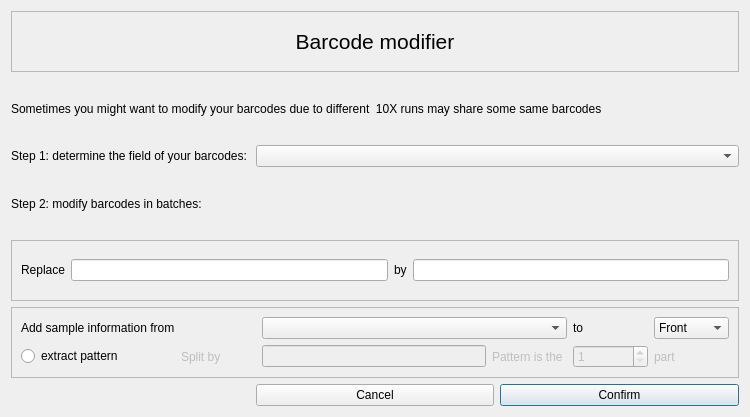
<?xml version="1.0" encoding="UTF-8"?>
<ui version="4.0">
 <class>BarcodeDialog</class>
 <widget class="QDialog" name="BarcodeDialog">
  <property name="geometry">
   <rect>
    <x>0</x>
    <y>0</y>
    <width>750</width>
    <height>417</height>
   </rect>
  </property>
  <property name="windowTitle">
   <string>Dialog</string>
  </property>
  <layout class="QGridLayout" name="gridLayout_4">
   <item row="0" column="0" colspan="3">
    <widget class="QFrame" name="frame">
     <property name="frameShape">
      <enum>QFrame::StyledPanel</enum>
     </property>
     <property name="frameShadow">
      <enum>QFrame::Raised</enum>
     </property>
     <layout class="QGridLayout" name="gridLayout">
      <item row="0" column="0">
       <widget class="QLabel" name="label_2">
        <property name="font">
         <font>
          <pointsize>16</pointsize>
         </font>
        </property>
        <property name="text">
         <string>Barcode modifier</string>
        </property>
        <property name="alignment">
         <set>Qt::AlignCenter</set>
        </property>
       </widget>
      </item>
     </layout>
    </widget>
   </item>
   <item row="1" column="0" colspan="3">
    <widget class="QLabel" name="label">
     <property name="text">
      <string>Sometimes you might want to modify your barcodes due to different  10X runs may share some same barcodes</string>
     </property>
    </widget>
   </item>
   <item row="2" column="0">
    <widget class="QLabel" name="label_3">
     <property name="text">
      <string>Step 1: determine the field of your barcodes:</string>
     </property>
    </widget>
   </item>
   <item row="2" column="1" colspan="2">
    <widget class="QComboBox" name="comboBoxBarcode"/>
   </item>
   <item row="3" column="0">
    <widget class="QLabel" name="label_4">
     <property name="text">
      <string>Step 2: modify barcodes in batches:</string>
     </property>
    </widget>
   </item>
   <item row="4" column="0" colspan="3">
    <widget class="QFrame" name="frame_2">
     <property name="frameShape">
      <enum>QFrame::StyledPanel</enum>
     </property>
     <property name="frameShadow">
      <enum>QFrame::Raised</enum>
     </property>
     <layout class="QGridLayout" name="gridLayout_3">
      <item row="0" column="3">
       <widget class="QLineEdit" name="lineEditRep"/>
      </item>
      <item row="0" column="0">
       <widget class="QLabel" name="label_5">
        <property name="text">
         <string>Replace</string>
        </property>
       </widget>
      </item>
      <item row="0" column="1">
       <widget class="QLineEdit" name="lineEditDel"/>
      </item>
      <item row="0" column="2">
       <widget class="QLabel" name="label_6">
        <property name="text">
         <string>by</string>
        </property>
       </widget>
      </item>
     </layout>
    </widget>
   </item>
   <item row="6" column="1">
    <widget class="QPushButton" name="pushButtonCancel">
     <property name="text">
      <string>Cancel</string>
     </property>
    </widget>
   </item>
   <item row="6" column="2">
    <widget class="QPushButton" name="pushButtonConfirm">
     <property name="text">
      <string>Confirm</string>
     </property>
     <property name="default">
      <bool>true</bool>
     </property>
    </widget>
   </item>
   <item row="5" column="0" colspan="3">
    <widget class="QFrame" name="frame_3">
     <property name="frameShape">
      <enum>QFrame::StyledPanel</enum>
     </property>
     <property name="frameShadow">
      <enum>QFrame::Raised</enum>
     </property>
     <layout class="QGridLayout" name="gridLayout_2">
      <item row="0" column="0">
       <widget class="QLabel" name="label_7">
        <property name="text">
         <string>Add sample information from</string>
        </property>
       </widget>
      </item>
      <item row="1" column="0">
       <widget class="QRadioButton" name="radioButton">
        <property name="text">
         <string>extract pattern</string>
        </property>
       </widget>
      </item>
      <item row="1" column="1">
       <widget class="QLabel" name="label_8">
        <property name="enabled">
         <bool>false</bool>
        </property>
        <property name="text">
         <string>Split by</string>
        </property>
       </widget>
      </item>
      <item row="1" column="2" colspan="3">
       <widget class="QLineEdit" name="lineEditSplit">
        <property name="enabled">
         <bool>false</bool>
        </property>
       </widget>
      </item>
      <item row="1" column="5">
       <widget class="QLabel" name="label_9">
        <property name="enabled">
         <bool>false</bool>
        </property>
        <property name="text">
         <string>Pattern is the </string>
        </property>
       </widget>
      </item>
      <item row="1" column="6">
       <widget class="QSpinBox" name="spinBox">
        <property name="enabled">
         <bool>false</bool>
        </property>
        <property name="minimum">
         <number>1</number>
        </property>
        <property name="maximum">
         <number>10</number>
        </property>
       </widget>
      </item>
      <item row="1" column="7">
       <widget class="QLabel" name="label_10">
        <property name="enabled">
         <bool>false</bool>
        </property>
        <property name="text">
         <string>part</string>
        </property>
       </widget>
      </item>
      <item row="0" column="7">
       <widget class="QComboBox" name="comboBoxPosition">
        <item>
         <property name="text">
          <string>Front</string>
         </property>
        </item>
        <item>
         <property name="text">
          <string>End</string>
         </property>
        </item>
       </widget>
      </item>
      <item row="0" column="6">
       <widget class="QLabel" name="label_11">
        <property name="text">
         <string>to</string>
        </property>
       </widget>
      </item>
      <item row="0" column="2" colspan="4">
       <widget class="QComboBox" name="comboBoxSample"/>
      </item>
     </layout>
    </widget>
   </item>
  </layout>
 </widget>
 <resources/>
 <connections/>
</ui>
